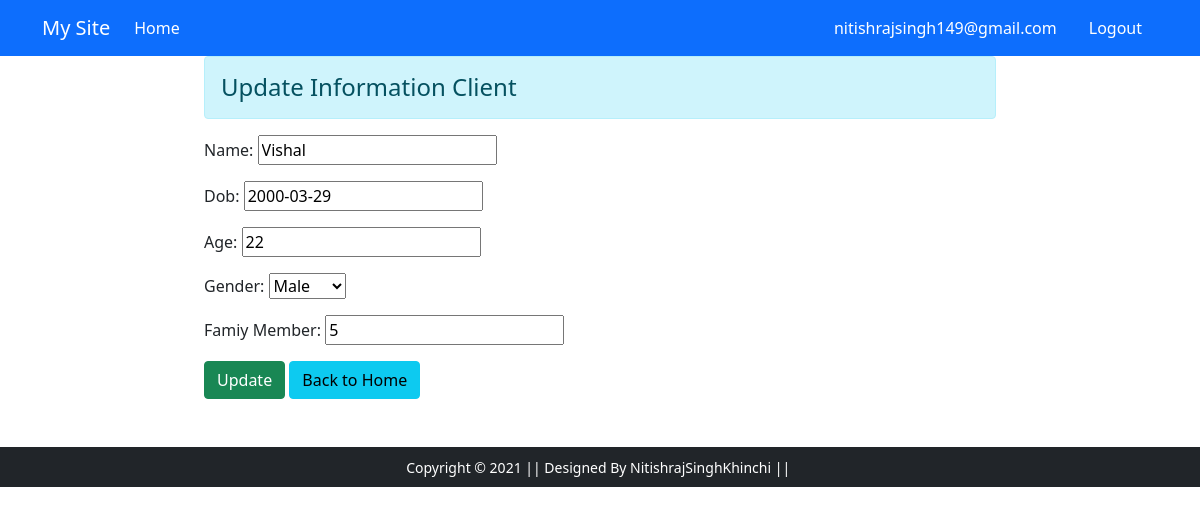
The page /update/5/ (signed in) on the database its author committed.
### accounts/models.py (models this page shows, shortened)
class CustomUser(AbstractUser):
    username = None
    """we can create Phonenumber Fields with the help of third party package But t have used Charfields"""
    mobile_no= models.CharField(blank=True,max_length=15,unique=True)
    email = models.EmailField(blank=True,unique=True)
    Age = models.PositiveIntegerField(blank=True,null=True)
    USERNAME_FIELD = 'mobile_no'
    REQUIRED_FIELDS = []
    objects = UserManager()

class Client(models.Model):
    name = models.CharField(max_length=50)
    dob = models.DateField()
    age = models.PositiveIntegerField()
    gender = models.CharField(max_length=20, choices=GENDER,blank=True)
    family_member=models.PositiveIntegerField()
    date = models.DateTimeField(auto_now=datetime.now())

### accounts/views.py (the view)
# urls.py: path('update/<int:id>/',views.update_data,name='update'),
@login_required
def update_data(request, id):
    if request.method == 'POST':
        pi = Client.objects.get(pk=id)
        fm = Clientform(request.POST, instance=pi)
        if fm.is_valid():
            fm.save()
            messages.success(request,"Details Updated !!!")
            return redirect('addclient')
    else:
        pi = Client.objects.get(pk=id)
        fm = Clientform(instance=pi)
    return render(request, 'accounts/update.html', {'form':fm})

### accounts/forms.py
class Clientform(forms.ModelForm):
    class Meta:
        model = Client
        fields = ['name','dob','age','gender','family_member']
        labels = {'name':'Name','age':'Age','gender':'Gender','family_member':'Famiy Member'}
        widgets={'dob':forms.TextInput(attrs={'placeholder':'format:-2000-14-09'})}

### templates/accounts/update.html (shortened to what this page needs)
{% extends 'accounts/base.html' %}
{% block main-content %}
 <div class="row">
  <div class="col-sm-8 offset-2">
   <h4 class="alert alert-info">Update Information Client</h4>
   <form action="" method="post">
    {{form.as_p}}
    <input type="submit" class="btn btn-success" value="Update">
    <a href="{% url 'addclient' %}" class="btn btn-info">Back to Home</a>
   </form>
  </div>
 </div>
{% endblock main-content %}

### templates/accounts/base.html (shortened to what this page needs)
<!doctype html>
{% load static %}
<html lang="en">
  <head>
    <link href="https://cdn.jsdelivr.net/npm/bootstrap@5.0.0-beta1/dist/css/bootstrap.min.css" rel="stylesheet">
    <link rel="stylesheet" href="{% static 'app/css/owl.carousel.min.css' %}">
    <link rel="stylesheet" href="{% static 'app/css/all.min.css' %}">
    <link rel="stylesheet" href="{% static 'app/css/style.css' %}">
  </head>
  <body>
    <nav class="navbar navbar-expand-lg navbar-dark bg-primary">
     <div class="container">
       <a class="navbar-brand" href="/">My Site</a>
       <div class="collapse navbar-collapse" id="navbarSupportedContent">
         <ul class="navbar-nav me-auto mb-2 mb-lg-0">
           <li class="nav-item">
             <a class="nav-link active" aria-current="page" href="/">Home</a>
           </li>
         </ul>
         <div>
          <ul class="navbar-nav me-auto mb-2 mb-lg-0">
            {% if request.user.is_authenticated %}
            <li class="nav-item mx-2">
             <a href="#" class="nav-link text-white">{{request.user.email}} </a>
            </li>
            <li class="nav-item mx-2">
                <a href="{% url 'logout' %}" class="nav-link text-white">Logout</a>
               </li>
            {% endif %}
          </ul>
         </div>
       </div>
     </div>
    </nav>
    {% block main-content %} {% endblock main-content %}
    <footer class="container-fluid bg-dark text-center p-2 mt-5">
        <small class="text-white">Copyright &copy; 2021 || Designed By NitishrajSinghKhinchi || </small>
    </footer>
  </body>
</html>

### rows shown on the page
CustomUser: user.email "nitishrajsingh149@gmail.com"
Client: name "Vishal", dob "2000-03-29", age "22", gender "Male", family_member "5"
